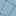

This game map was drawn from its Tiled (.tmx) file and the tilesets committed beside it. A one-line description and the full map source follow:
An orthogonal 1x1 tile map with 16x16 px tiles, 1 tile layer (AlwaysFront) and 1 object (TileData).

<map version="1.10" tiledversion="1.11.2" orientation="orthogonal" renderorder="right-down" width="1" height="1" tilewidth="16" tileheight="16" infinite="0" nextlayerid="4" nextobjectid="3">
 <tileset firstgid="1" source="../../Develope/submarin_outside/p.tsx" />
 <layer id="1" name="AlwaysFront" width="1" height="1">
  <data encoding="csv">
6
</data>
 </layer>
 <objectgroup id="2" name="AlwaysFront" />
 <objectgroup id="3" name="Buildings">
  <object id="2" name="TileData" x="0" y="0" width="16" height="16">
   <properties>
    <property name="Action" value="LockedDoorWarp 16 12 BasakToasts.LuyaSubmarine 600 2600" />
   </properties>
  </object>
 </objectgroup>
</map>
